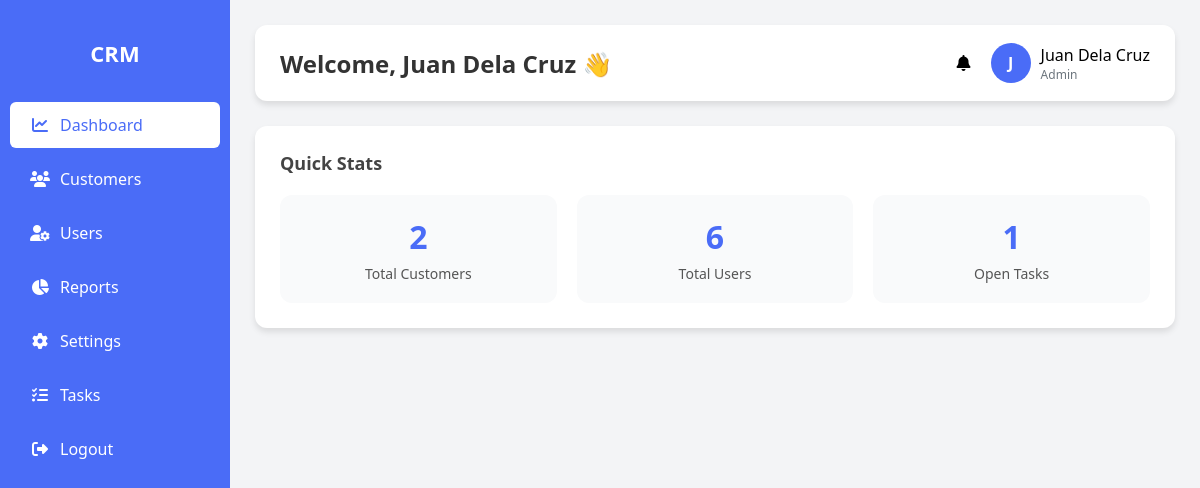
/dashboard.php (signed in), run on an earlier commit of the app's database.
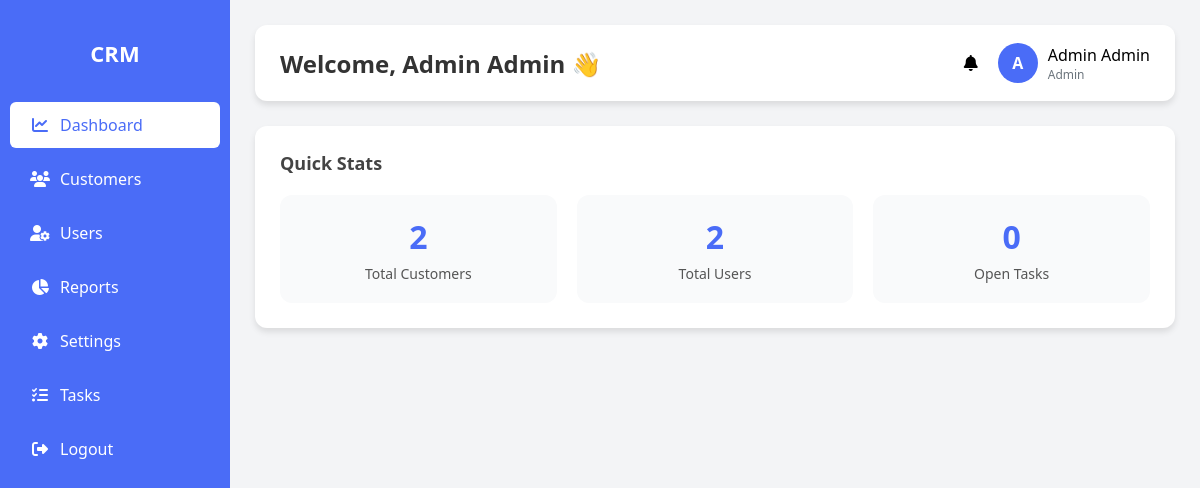
And on a later commit of the database.
### tables this page shows
CREATE TABLE `users` (
  `id` int(11) NOT NULL,
  `name` varchar(100) NOT NULL,
  `email` varchar(100) NOT NULL,
  `password` varchar(255) NOT NULL,
  `role` enum('admin','user') DEFAULT 'user',
  `created_at` timestamp NOT NULL DEFAULT current_timestamp(),
  `updated_at` timestamp NOT NULL DEFAULT current_timestamp() ON UPDATE current_timestamp()
);

### functions.php (called while the page is built, shortened)
<?php
function getTasks() {
    global $conn;
    $role = $_SESSION['role'];
    $sql = "SELECT t.*, u.name as assigned_name, creator.name as created_by_name
            FROM tasks t
            JOIN users u ON t.assigned_to = u.id
            JOIN users creator ON t.created_by = creator.id";
    $sql .= " ORDER BY t.id DESC";
    $stmt = $conn->prepare($sql);
    $stmt->execute();
    $result = $stmt->get_result();
    $tasks = [];
    while ($row = $result->fetch_assoc()) {
        $tasks[] = $row;
    }
    return $tasks;
}
?>

### dashboard.php (the view, shortened to what this page needs)
<?php
include 'config.php';
include 'functions.php';
$user_id = $_SESSION['user_id'];
$stmt = $conn->prepare("SELECT role, name FROM users WHERE id = ? LIMIT 1");
$stmt->bind_param("i", $user_id);
$stmt->execute();
$result = $stmt->get_result();
if ($result->num_rows > 0) {
    $user = $result->fetch_assoc();
    $role = $user['role'];
    $user_name = $user['name'];
} else {
    session_destroy();
    header("Location: index.php");
    exit();
}
$total_customers = $conn->query("SELECT COUNT(*) as cnt FROM customers")->fetch_assoc()['cnt'];
$total_users = 0;
if ($role === 'admin') {
    $total_users = $conn->query("SELECT COUNT(*) as cnt FROM users")->fetch_assoc()['cnt'];
}
$tasks = getTasks();
$open_tasks_count = 0;
foreach ($tasks as $task) {
    if ($task['status'] !== 'completed') {
        $open_tasks_count++;
    }
}
?>
<!DOCTYPE html>
<html lang="en">
<head>
    <link rel="stylesheet" href="https://cdnjs.cloudflare.com/ajax/libs/font-awesome/6.4.0/css/all.min.css">
</head>
<body>
    <?php include 'sidebar.php'; ?>
    <div class="main-content">
        <div class="header">
            <h2>Welcome, <?php echo htmlspecialchars($user_name); ?> 👋</h2>
            <div class="header-actions">
                <div class="notification" id="notificationBell">
                    <i class="fas fa-bell"></i>
                </div>
                <div class="user-profile">
                    <div class="user-avatar"><?php echo strtoupper(substr($user_name, 0, 1)); ?></div>
                    <div>
                        <div style="font-weight: 500;"><?php echo htmlspecialchars($user_name); ?></div>
                        <div style="font-size: 12px; color: var(--secondary);"><?php echo ucfirst($role); ?></div>
                    </div>
                </div>
            </div>
        </div>
        <div class="card">
            <h3>Quick Stats</h3>
            <div class="stats">
                <a href="customers.php" class="stat-box"><h2><?php echo $total_customers; ?></h2><p>Total Customers</p></a>
                <?php if ($role === 'admin') : ?>
                <a href="users.php" class="stat-box"><h2><?php echo $total_users; ?></h2><p>Total Users</p></a>
                <?php endif; ?>
                <a href="task.php" class="stat-box"><h2><?php echo $open_tasks_count; ?></h2><p>Open Tasks</p></a>
            </div>
        </div>
    </div>
</body>
</html>

What changed in the data, as far as the page shows it:
changed users: name "Juan Dela Cruz" → "Admin Admin"; name "J" → "A"
Also different on the page:
$total_users: "6" → "2"
$open_tasks_count: "1" → "0"
